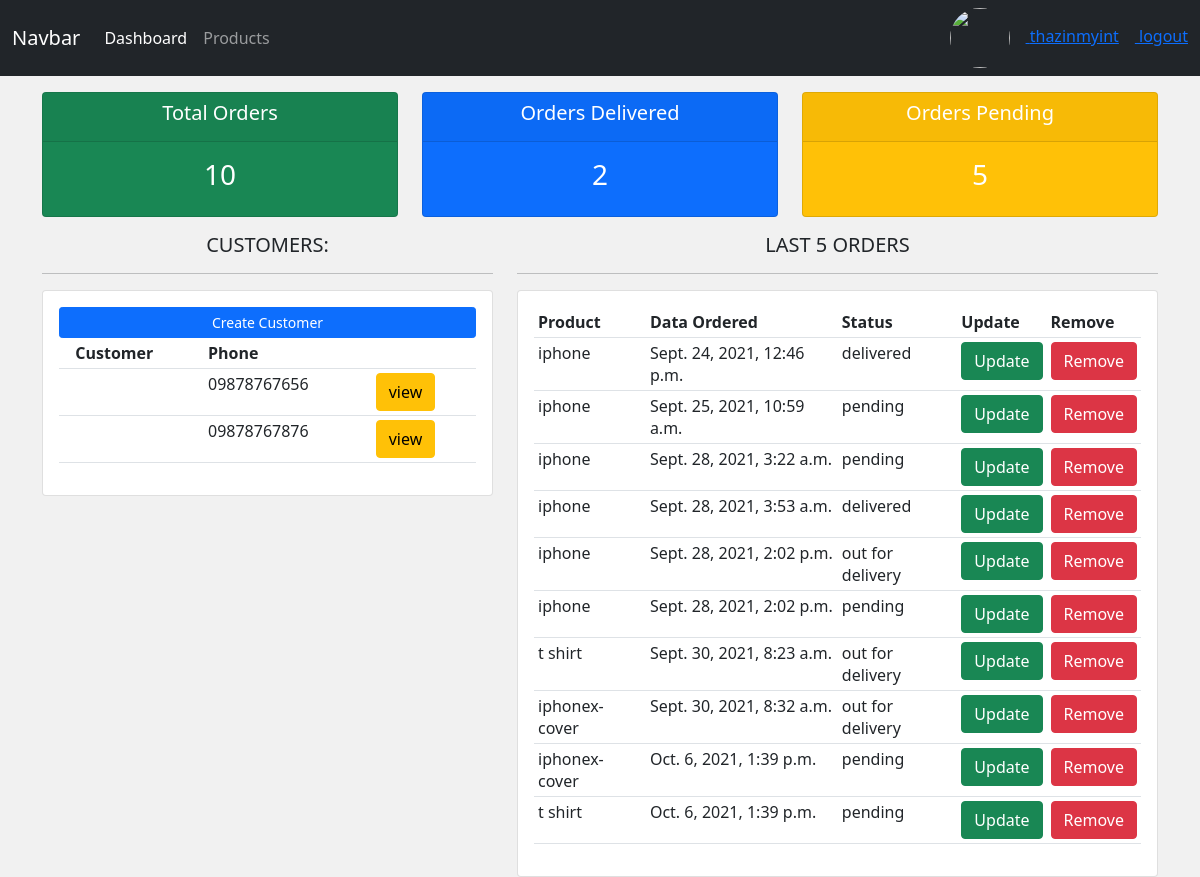
The app's page / (signed in), older data.
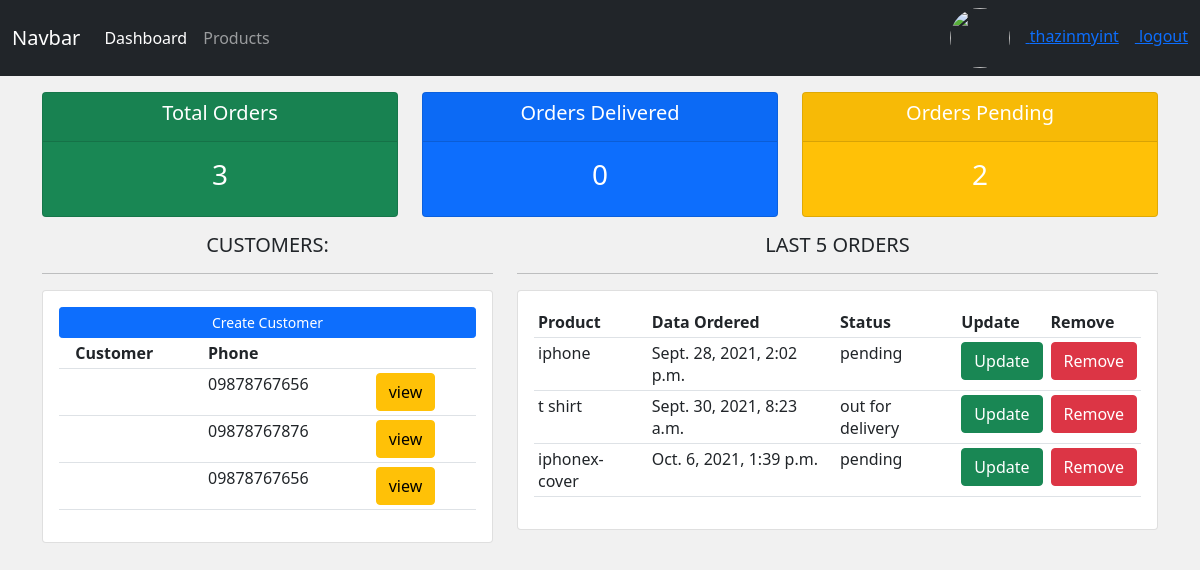
The same page, newer data.
### accounts/models.py (models this page shows, shortened)
class Customer(models.Model):
    user=models.OneToOneField(User,on_delete=models.CASCADE,null=True)
    profile_pic=models.ImageField(null=True,blank=True,upload_to='static/profiles',
    default="static/profiles/default.png")
    email=models.CharField(max_length=200,null=True)
    phone=models.CharField(max_length=200,null=True)
    created_at=models.DateTimeField(auto_now_add=True)

class Order(models.Model):
    status=(
        ('pending','Pending'),
        ('out for delivery','Out For Delivery'),
        ('delivered','Delivered')
    )
    customer=models.ForeignKey(Customer,null=True,on_delete=models.SET_NULL)
    product=models.ForeignKey(Product,null=True,on_delete=models.SET_NULL)
    created_at=models.DateTimeField(auto_now_add=True)
    status=models.CharField(max_length=200,null=True,choices=status)

class Product(models.Model):
    category=(
        ('indoor','In Door'),
        ('outdoor','Out Door')
    )
    name=models.CharField(max_length=200,null=True)
    price=models.FloatField(null=True)
    category=models.CharField(max_length=200,null=True,choices=category)
    description=models.CharField(max_length=200,null=True,blank=True)
    created_at=models.DateTimeField(auto_now_add=True)
    tags=models.ManyToManyField(Tag)

### accounts/decorators.py (the view)
    def wrapper(request):
        if request.user.groups.first().name=='admin':
            return view_fun(request)
        if request.user.groups.first().name=='customer':
            return redirect('/customer_profile')

### accounts/views.py (called while the page is built)
@login_required(login_url='/login')
@admin_only
def dashboard(request):
    customers=Customer.objects.all()
    orders=Order.objects.all()
    total=orders.count()
    delivered=Order.objects.filter(status='delivered').count()
    pending=Order.objects.filter(status='pending').count()
    return render(request,'accounts/dashboard.html',{
        'customers':customers,
        'orders':orders,
        'total':total,
        'delivered':delivered,
        'pending':pending
    })

### accounts/templates/accounts/dashboard.html
{% extends 'accounts/master.html' %}
{% block content %}
<div class="row">
    <div class="col">
        <div class="col-md">
            <div class="card text-center text-white mb-3 bg-success">
                <div class="card-header">
                    <h5 class="card-title">Total Orders</h5>
                </div>
                <div class="card-body">
                    <h3 class="card-title">{{total}}</h3>
                </div>
            </div>
        </div>
    </div>
    <div class="col">
        <div class="col-md">
            <div class="card text-center text-white mb-3 bg-primary">
                <div class="card-header">
                    <h5 class="card-title">Orders Delivered</h5>
                </div>
                <div class="card-body">
                    <h3 class="card-title">{{delivered}}</h3>
                </div>
            </div>
        </div>
    </div>
    <div class="col">
        <div class="col-md">
            <div class="card text-center text-white mb-3 bg-warning">
                <div class="card-header">
                    <h5 class="card-title">Orders Pending</h5>
                </div>
                <div class="card-body">
                    <h3 class="card-title">{{pending}}</h3>
                </div>
            </div>
        </div>
    </div>
</div>
<div class="row">
    <div class="col-md-5">
        <h5 class="text-center">CUSTOMERS: </h5>
        <hr>
        <div class="card card-body">
            <a class="btn btn-primary btn-sm btn-block" href="#">
            Create Customer</a>
            <table class="table table-sm">
                <tr>
                    <th></th>
                    <th>Customer</th>
                    <th>Phone</th>
                    <th></th>
                </tr>
                {% for customer in customers %}
                    <tr>
                        <td></td>
                        <td>{{customer.name}}</td>
                        <td>{{customer.phone}}</td>
                        <td><a href="{% url 'customers.show' customer.id %}"class="btn btn-warning">
                        view</a></td>
                    </tr>
                {% endfor %}
            </table>
        </div>
    </div>
    <div class="col-md-7">
        <h5 class="text-center">LAST 5 ORDERS</h5>
        <hr>
        <div class="card card-body">
            <table class="table table-sm">
                <tr>
                    <th>Product</th>
                    <th>Data Ordered</th>
                    <th>Status</th>
                    <th>Update</th>
                    <th>Remove</th>
                </tr>
               {% for order in orders %}
                <tr>
                    <td>{{order.product.name}}</td>
                    <td>{{order.created_at}}</td>
                    <td>{{order.status}}</td>
                    <td><a href="{% url 'order.update' order.id %}" class="btn btn-success">
                    Update</a></td>
                    <td><a href="{% url 'order.delete' order.id %}" class="btn btn-danger">
                    Remove</a></td>
                </tr>
               {% endfor %}
            </table>
        </div>
    </div>
</div>
{% endblock content %}

### accounts/templates/accounts/master.html (shortened to what this page needs)
{% load static %}
<html lang="en">
<head>
    <link href="https://cdn.jsdelivr.net/npm/bootstrap@5.1.0/dist/css/bootstrap.min.css" rel="stylesheet">
<link rel="stylesheet" href="{% static 'accounts/css/style.css' %}">
</head>
<body>
    {% include 'accounts/components/navbar.html' %}
   <div class="container mt-3"> {% block content %}{% endblock content %} </div>
</body>
</html>

### accounts/templates/accounts/components/navbar.html (shortened to what this page needs)
<nav class="navbar navbar-expand-lg navbar-dark bg-dark">
    <div class="container-fluid">
        <a class="navbar-brand" href="#">Navbar</a>
        <div class="collapse navbar-collapse" id="navbarNav">
        <ul class="navbar-nav">
        {% if request.user.is_staff %}
            <li class="nav-item">
                <a class="nav-link active" aria-current="page" href="{% url 'dashboard' %}">Dashboard</a>
            </li>
            <li class="nav-item">
                <a class="nav-link" href="{% url 'products' %}">Products</a>
            </li>
        {% else %}
            <li class="nav-item">
                <a class="nav-link" href="{% url 'customers.customer_profile' %}">Profile</a>
            </li>
        {% endif %}
        </ul>
        </div>
        {% if request.user.is_authenticated %}
        <div class="text-white">
            <a href="{% url 'customers.customer_profile_setting' %}">
                <img src="/{{request.user.customer.profile_pic}}" alt="" width="60px" height="60px"
                style="border-radius: 50%;" class="me-3">
                <span class="me-3">{{ request.user.username }}</span>
            </a>
            <a href="{% url 'logout' %}">logout</a>
        </div>
        {% else %}
        <div class="text-white">
            <a href="{% url 'login' %}" class="me-3">login</a>
            <a href="{% url 'register' %}">register</a>
        </div>
        {% endif %}
    </div>
</nav>

### accounts/static/accounts/css/style.css (style rules this page uses)
body { background-color: #f1f1f1; }

Row changes from the older to the newer data that the page shows:
removed Order: product.name "iphone", created_at "Sept. 24, 2021, 12:46 p.m.", status "delivered"
removed Order: product.name "iphone", created_at "Sept. 25, 2021, 10:59 a.m.", status "pending"
removed Order: product.name "iphone", created_at "Sept. 28, 2021, 3:22 a.m.", status "pending"
removed Order: product.name "iphone", created_at "Sept. 28, 2021, 3:53 a.m.", status "delivered"
removed Order: product.name "iphone", created_at "Sept. 28, 2021, 2:02 p.m.", status "out for delivery"
removed Order: product.name "iphonex-cover", created_at "Sept. 30, 2021, 8:32 a.m.", status "out for delivery"
removed Order: product.name "t shirt", created_at "Oct. 6, 2021, 1:39 p.m.", status "pending"
added Customer: phone "09878767656"
Text that changed along with them:
{{ total }}: "10" → "3"
{{ delivered }}: "2" → "0"
{{ pending }}: "5" → "2"
